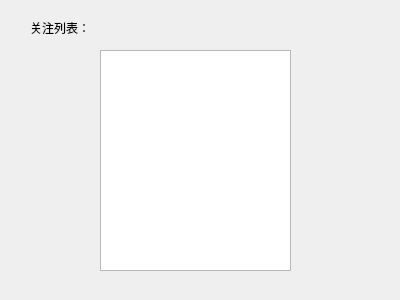
<?xml version="1.0" encoding="UTF-8"?>
<ui version="4.0">
 <class>FocusList</class>
 <widget class="QWidget" name="FocusList">
  <property name="geometry">
   <rect>
    <x>0</x>
    <y>0</y>
    <width>400</width>
    <height>300</height>
   </rect>
  </property>
  <property name="windowTitle">
   <string>Focus List</string>
  </property>
  <property name="styleSheet">
   <string notr="true"/>
  </property>
  <widget class="QLabel" name="label">
   <property name="geometry">
    <rect>
     <x>30</x>
     <y>20</y>
     <width>81</width>
     <height>16</height>
    </rect>
   </property>
   <property name="styleSheet">
    <string notr="true">font: 12pt &quot;经典综艺体简&quot;;</string>
   </property>
   <property name="text">
    <string>关注列表：</string>
   </property>
  </widget>
  <widget class="QListWidget" name="focus">
   <property name="geometry">
    <rect>
     <x>100</x>
     <y>50</y>
     <width>191</width>
     <height>221</height>
    </rect>
   </property>
   <property name="styleSheet">
    <string notr="true">font: 11pt &quot;微软雅黑&quot;;</string>
   </property>
  </widget>
 </widget>
 <resources/>
 <connections/>
</ui>
